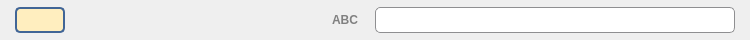
<?xml version="1.0" encoding="UTF-8"?>
<ui version="4.0">
 <class>AttributeCode</class>
 <widget class="QWidget" name="AttributeCode">
  <property name="geometry">
   <rect>
    <x>0</x>
    <y>0</y>
    <width>750</width>
    <height>40</height>
   </rect>
  </property>
  <property name="minimumSize">
   <size>
    <width>575</width>
    <height>40</height>
   </size>
  </property>
  <property name="maximumSize">
   <size>
    <width>16777215</width>
    <height>40</height>
   </size>
  </property>
  <layout class="QHBoxLayout" name="horizontalLayout_3">
   <property name="spacing">
    <number>10</number>
   </property>
   <property name="leftMargin">
    <number>15</number>
   </property>
   <property name="topMargin">
    <number>2</number>
   </property>
   <property name="rightMargin">
    <number>15</number>
   </property>
   <property name="bottomMargin">
    <number>2</number>
   </property>
   <item>
    <widget class="QLabel" name="num_attrib">
     <property name="minimumSize">
      <size>
       <width>50</width>
       <height>26</height>
      </size>
     </property>
     <property name="maximumSize">
      <size>
       <width>50</width>
       <height>26</height>
      </size>
     </property>
     <property name="font">
      <font>
       <family>Segoe UI</family>
       <pointsize>10</pointsize>
       <weight>50</weight>
       <bold>false</bold>
      </font>
     </property>
     <property name="toolTip">
      <string>Attribut Allplan</string>
     </property>
     <property name="styleSheet">
      <string notr="true">QLabel{background-color:#ffeebf; border: 2px solid #416596; border-radius: 5px; color: #416596}</string>
     </property>
     <property name="alignment">
      <set>Qt::AlignCenter</set>
     </property>
    </widget>
   </item>
   <item>
    <widget class="QLabel" name="name_attrib">
     <property name="minimumSize">
      <size>
       <width>240</width>
       <height>26</height>
      </size>
     </property>
     <property name="maximumSize">
      <size>
       <width>240</width>
       <height>26</height>
      </size>
     </property>
     <property name="font">
      <font>
       <family>Segoe UI</family>
       <pointsize>10</pointsize>
       <weight>75</weight>
       <bold>true</bold>
      </font>
     </property>
     <property name="text">
      <string/>
     </property>
    </widget>
   </item>
   <item>
    <widget class="QLabel" name="type_attrib">
     <property name="minimumSize">
      <size>
       <width>40</width>
       <height>26</height>
      </size>
     </property>
     <property name="maximumSize">
      <size>
       <width>40</width>
       <height>26</height>
      </size>
     </property>
     <property name="font">
      <font>
       <family>Segoe UI</family>
       <pointsize>9</pointsize>
       <weight>75</weight>
       <bold>true</bold>
      </font>
     </property>
     <property name="toolTip">
      <string>Texte</string>
     </property>
     <property name="styleSheet">
      <string notr="true">QLabel{color: grey; }</string>
     </property>
     <property name="text">
      <string notr="true">ABC</string>
     </property>
     <property name="alignment">
      <set>Qt::AlignCenter</set>
     </property>
    </widget>
   </item>
   <item>
    <layout class="QHBoxLayout" name="lineedit_layer">
     <property name="spacing">
      <number>0</number>
     </property>
     <item>
      <widget class="QLineEdit" name="value_attrib">
       <property name="minimumSize">
        <size>
         <width>100</width>
         <height>26</height>
        </size>
       </property>
       <property name="maximumSize">
        <size>
         <width>16777215</width>
         <height>26</height>
        </size>
       </property>
       <property name="font">
        <font>
         <family>Segoe UI</family>
         <pointsize>10</pointsize>
        </font>
       </property>
       <property name="styleSheet">
        <string notr="true">QLineEdit{padding-left: 5px; border: 1px solid #8f8f91; border-right-width: 0px; border-top-left-radius:5px; border-bottom-left-radius: 5px; }</string>
       </property>
      </widget>
     </item>
     <item>
      <widget class="QPushButton" name="verification_bt">
       <property name="minimumSize">
        <size>
         <width>40</width>
         <height>26</height>
        </size>
       </property>
       <property name="maximumSize">
        <size>
         <width>40</width>
         <height>26</height>
        </size>
       </property>
       <property name="font">
        <font>
         <family>Segoe UI</family>
         <pointsize>10</pointsize>
        </font>
       </property>
       <property name="focusPolicy">
        <enum>Qt::NoFocus</enum>
       </property>
       <property name="styleSheet">
        <string notr="true">QPushButton{border: 1px solid #8f8f91; border-left-width: 0px; padding-left: 1px; border-right-width: 0px; padding-right: 1px; background-color:#FFFFFF; }
QPushButton:hover{border-left-width: 1px; border-right-width: 1px; padding: 0px; background-color: qlineargradient(spread:pad, x1:0, y1:0, x2:0, y2:1, stop:0 #F8F8F8, stop:1 #8FADCC); }
QPushButton:pressed{border-left-width: 1px; border-right-width: 1px; padding: 0px; background-color: qlineargradient(spread:pad, x1:0, y1:0, x2:0, y2:1, stop:0 #8FADCC, stop:1 #F8F8F8); }</string>
       </property>
       <property name="text">
        <string/>
       </property>
       <property name="icon">
        <iconset>
         <normaloff>:/Images/test_verifier.svg</normaloff>:/Images/test_verifier.svg</iconset>
       </property>
       <property name="iconSize">
        <size>
         <width>16</width>
         <height>16</height>
        </size>
       </property>
       <property name="flat">
        <bool>true</bool>
       </property>
      </widget>
     </item>
     <item>
      <widget class="QPushButton" name="formatting_bt">
       <property name="minimumSize">
        <size>
         <width>40</width>
         <height>26</height>
        </size>
       </property>
       <property name="maximumSize">
        <size>
         <width>40</width>
         <height>26</height>
        </size>
       </property>
       <property name="font">
        <font>
         <family>Segoe UI</family>
         <pointsize>10</pointsize>
        </font>
       </property>
       <property name="styleSheet">
        <string notr="true">QPushButton{border: 1px solid #8f8f91; border-left-width: 0px; padding-left: 1px;  border-top-right-radius: 5px ; border-bottom-right-radius: 5px; background-color:#FFFFFF; }
QPushButton:hover{border-left-width: 1px; padding: 0px; background-color: qlineargradient(spread:pad, x1:0, y1:0, x2:0, y2:1, stop:0 #F8F8F8, stop:1 #8FADCC); }
QPushButton:pressed{border-left-width: 1px; padding: 0px; background-color: qlineargradient(spread:pad, x1:0, y1:0, x2:0, y2:1, stop:0 #8FADCC, stop:1 #F8F8F8); }</string>
       </property>
       <property name="text">
        <string/>
       </property>
       <property name="icon">
        <iconset resource="../icones/icons.qrc">
         <normaloff>:/Images/format.png</normaloff>:/Images/format.png</iconset>
       </property>
       <property name="iconSize">
        <size>
         <width>16</width>
         <height>16</height>
        </size>
       </property>
       <property name="flat">
        <bool>true</bool>
       </property>
      </widget>
     </item>
    </layout>
   </item>
  </layout>
 </widget>
 <resources>
  <include location="../icones/icons.qrc"/>
 </resources>
 <connections/>
</ui>
